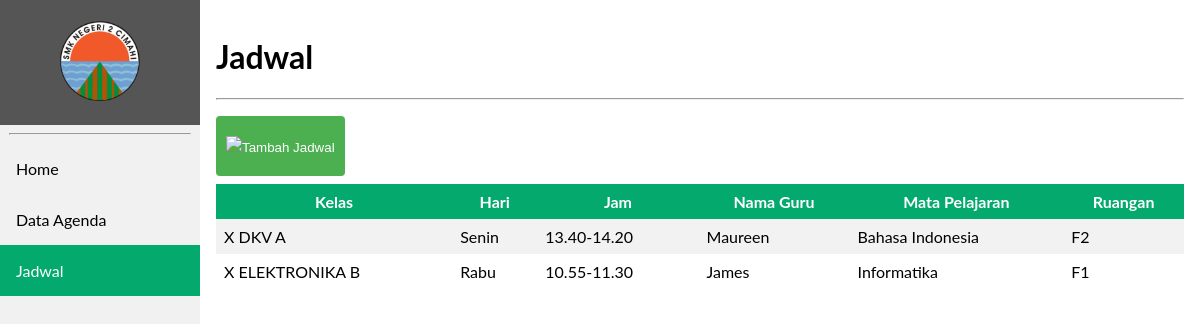
The app's page /agenda/jadwal.php with its own data.
### tables this page shows
CREATE TABLE `tb_jadwal` (
  `id_jadwal` int(11) NOT NULL,
  `id_kelas` varchar(6) NOT NULL,
  `hari` varchar(10) NOT NULL,
  `jam` varchar(15) NOT NULL,
  `nip` varchar(18) NOT NULL,
  `id_mapel` varchar(6) NOT NULL,
  `ruangan` varchar(50) NOT NULL
);

CREATE TABLE `tb_kelas` (
  `id_kelas` varchar(6) NOT NULL,
  `nama_kelas` varchar(50) NOT NULL,
  `username` varchar(50) NOT NULL,
  `password` varchar(50) NOT NULL,
  `role` int(11) NOT NULL
);

CREATE TABLE `tb_guru` (
  `nip` varchar(18) NOT NULL,
  `id_mapel` varchar(6) NOT NULL,
  `nama_guru` varchar(100) NOT NULL,
  `password` varchar(100) NOT NULL,
  `role` int(11) NOT NULL
);

CREATE TABLE `tb_mapel` (
  `id_mapel` varchar(6) NOT NULL,
  `nama_mapel` varchar(70) NOT NULL
);

### agenda/jadwal.php (the view, shortened to what this page needs)
<?php
    include 'koneksi.php';
    $sql = "SELECT tb_jadwal.id_jadwal, tb_kelas.nama_kelas, tb_jadwal.hari, tb_jadwal.jam, tb_guru.nama_guru,
            tb_mapel.nama_mapel, tb_jadwal.ruangan FROM tb_jadwal INNER JOIN tb_kelas ON tb_jadwal.id_kelas=tb_kelas.id_kelas INNER JOIN
            tb_guru ON tb_jadwal.nip=tb_guru.nip INNER JOIN tb_mapel ON tb_jadwal.id_mapel = tb_mapel.id_mapel";
    $proses = mysqli_query($Conn, $sql);
?>
<!DOCTYPE html>
<html lang="en">
<head>
    <link rel="stylesheet" href="navbar.css">
</head>
<body>
    <header>
    <div class="sidebar">
        <a href="beranda3.php"><center><img src="image/2cmi.PNG" style="width: 80px; padding: 5px;"></center></a>
        <hr  style="width: 90%;">
        <a href="beranda3.php">Home</a>
        <a href="guru_admin.php">Data Agenda</a>
        <a class="active" href="jadwal.php">Jadwal</a>
    </div>
    </header>
    <div class="content">
    <h1>Jadwal</h1><hr>
    <a href="input_jadwal.php"><button class="btn"><p style="vertical-align:middle;"><img src="image/plus.PNG" width="20px">Tambah Jadwal</p> </button></a><br>
    <table>
        <tr>
            <th>Kelas</th>
            <th>Hari</th>
            <th>Jam</th>
            <th>Nama Guru</th>
            <th>Mata Pelajaran</th>
            <th>Ruangan</th>
        </tr>
        <?php
            foreach($proses as $data){
        ?>
        <tr>
            <td><?= $data['nama_kelas'] ?></td>
            <td><?= $data['hari'] ?></td>
            <td><?= $data['jam'] ?></td>
            <td><?= $data['nama_guru'] ?></td>
            <td><?= $data['nama_mapel'] ?></td>
            <td><?= $data['ruangan'] ?></td>
        </tr>
        <?php } ?>
    </table>
    </div>
</body>
</html>

### agenda/navbar.css (style rules this page uses)
body { margin: 0; font-family: "Lato", sans-serif; }
.sidebar { margin: 0; padding: 0; width: 200px; background-color: #f1f1f1; position: fixed; height: 100%; overflow: auto; }
.sidebar a { display: block; color: black; padding: 16px; text-decoration: none; }
.sidebar a.active { background-color: #04AA6D; color: white; }
div.content { margin-left: 200px; padding: 16px; min-height: 515px; }

### agenda/jadwal.php (style rules this page uses)
table { border-collapse: collapse; width: 100%; }
th, td { padding: 8px; }
tr:nth-child(even) { background-color: #f2f2f2 }
th { background-color: #04AA6D; color: white; text-align: center; }
.btn { width: auto; background-color: #4CAF50; color: white; padding: 7px 10px; margin: 8px 0; border: none; border-radius: 4px; cursor: pointer; }

### records on screen
tb_jadwal: id_kelas.nama_kelas "X DKV A", hari "Senin", jam "13.40-14.20", tb_guru.nama_guru "Maureen", id_mapel.nama_mapel "Bahasa Indonesia", ruangan "F2"
tb_jadwal: id_kelas.nama_kelas "X ELEKTRONIKA B", hari "Rabu", jam "10.55-11.30", tb_guru.nama_guru "James", id_mapel.nama_mapel "Informatika", ruangan "F1"
